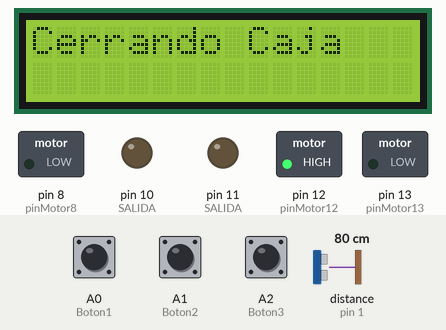
This sketch was run on a simulated Arduino Uno, built with avr-gcc and run on an emulated ATmega328P. Parts: 16×2 character LCD, switched loads named in the sketch (green lamp = pin HIGH), output pins drawn as LEDs (lit = HIGH). Wiring (inferred from the names in the program): ultrasonic range finder: trigger pin 0; echo pin 1. The inputs (shaded band) are chosen by the test bench; at power-on: A1 (Boton2) HIGH, A0 (Boton1) LOW, A2 (Boton3) HIGH, distance to the obstacle (sensor on pin 1) 80 cm. The echo pulse lasts 58.3 µs per cm; pins used as bus, display or sensor lines are not drawn.

Above: at 1.2 s.
1.3 s: A1 (Boton2) pulled LOW for 1.45 s
At 4.3 s:
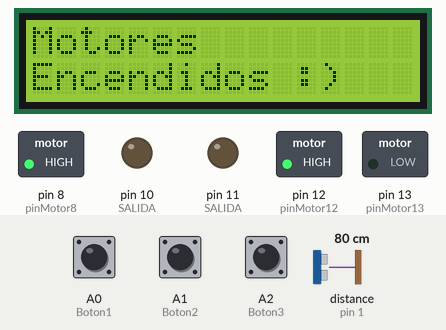
9.5 s: A0 (Boton1) pulled HIGH for 1.45 s
At 11.8 s:
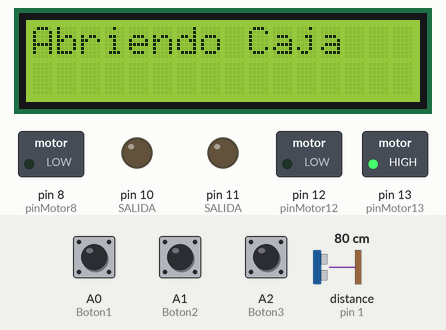
13.6 s: A2 (Boton3) pulled LOW for 1.45 s
At 15.4 s:
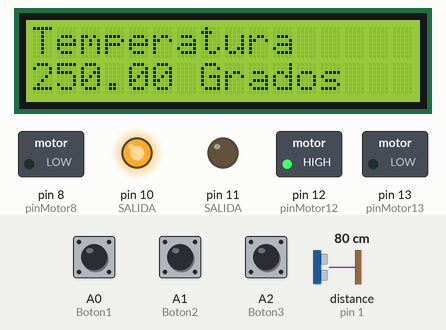
19.6 s: A0 (Boton1) pulled HIGH for 3.2 s
At 23.9 s:
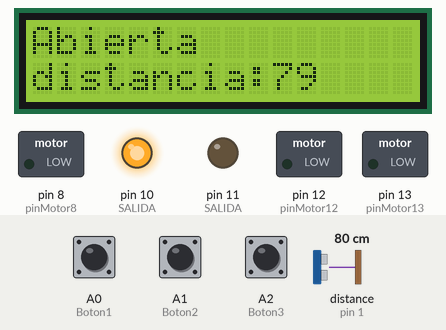
24.6 s: A1 (Boton2) pulled LOW for 1.45 s
At 27.9 s:
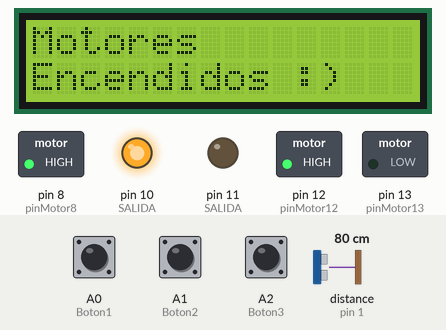
33.3 s: distance to the obstacle (sensor on pin 1) set to 2 cm
At 34.3 s:
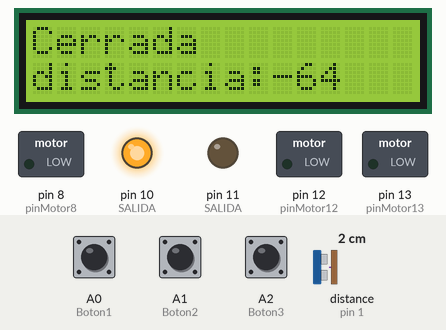
Timing chart, 0 to 36.2 s (numbered marks = the images above; inputs shaded):
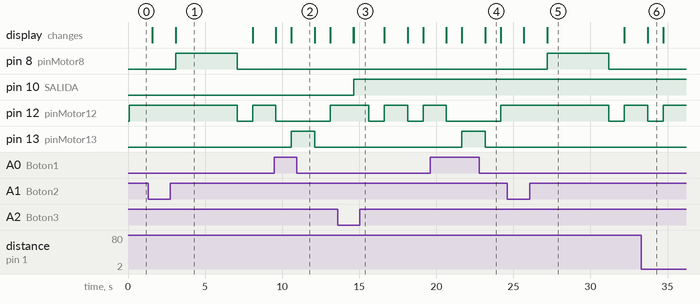

The sketch:

Principal.ino
```cpp
/*
Diseñador: Cristian Rendon Rodriguez
Codigo: 1001506044
Archivo: C:\Users\CRISTIAN\Desktop\Carpetas\Universidad\Semestre 8\Electronica Digital\Proyecto Pif
Fecha inicio: 12/02/2022
Fecha fin: 19/02/2022
Version: 1.0
Descripcion: Coger el módulo de arduino 1, 1 sensor temperatura, 3 motores DC, 3 teclado, un display de 2x16, y 1 sensor de ultrasonido'
*/


#include <LiquidCrystal.h>//incluimos la libreria del display

LiquidCrystal lcd(2,3,4,5,6,7);//conexiones(rs,enable,d4,d5,d6,d7)

int Boton1 = A0;
int Boton2 = A1;
int Boton3 = A2;
int pinMotor13 = 13;
int pinMotor12 = 12;
int pinMotor8 = 8;
long Duracion;
long Distancia;
int echo = 1;
int trigger = 0;
int val;
void setup() {

 /* lcd.setCursor(0,0);//colocamos el cursor en la columna 0 fila 0
  lcd.print("Hola a todos");//imprimimos texto
  lcd.setCursor(0,1);//colocamos el cursor en la columna 0 fila 1
  lcd.print("Que esten Bien :)");//imprimimos texto
  */
  lcd.begin(16,2);//iniciamos la interfa
  lcd.clear();//Limíaños la pantalla
  pinMode(Boton1,INPUT); //ENTRADA
  pinMode(Boton2,INPUT); //ENTRADA
  pinMode(Boton3,INPUT); //ENTRADA
  pinMode(pinMotor13,OUTPUT); //SALIDA
  pinMode(pinMotor12,OUTPUT); //SALIDA
  pinMode(pinMotor8,OUTPUT); //SALIDA
  pinMode(trigger,OUTPUT);//SALIDA
  pinMode(echo,INPUT);//ENTRADA
  pinMode(A3,INPUT);//ENTRADA
  pinMode(11,OUTPUT);//SALIDA
  pinMode(10,OUTPUT);//SALIDA

}

void loop() {
  lcd.clear();//Limíaños la pantalla
  digitalWrite(trigger,LOW);//para estabilizar el modulo ultrasonico
  delayMicroseconds(4);
  if(digitalRead(Boton1) == HIGH){ //abierto circuito
    FuncionBotton1(1);
  }else if(digitalRead(Boton1) == LOW){ //cerrado circuito
    FuncionBotton1(0);
    if(digitalRead(Boton2) == LOW){

      FuncionBotton2();
    }
  }
  if(digitalRead(Boton3) == LOW){ //cerrado circuito
      Temperatura();
  }


  digitalWrite(pinMotor13,LOW);
  digitalWrite(pinMotor12,LOW);
  digitalWrite(pinMotor8, LOW);
delay(1000);
}

void FuncionBotton1(int data){
  lcd.setCursor(0,0);//colocamos el cursor en la columna 0 fila 0
  //lcd.setCursor(0,1);//colocamos el cursor en la columna 0 fila 1
  if(data == 1)
  {
    lcd.print("Abriendo Caja");//imprimimos texto
    digitalWrite(pinMotor13, HIGH);//activo pin 13
    digitalWrite(pinMotor12,LOW);//desactivo pin 12
    delay(1500);
    lcd.clear();//Limíaños la pantalla
    lcd.print("Abierta");//imprimimos
    disparo(0);
  }
  else if(data == 0)
  {
    lcd.print("Cerrando Caja");//imprimimos texto
    digitalWrite(pinMotor13,LOW);//desactivo pin 13
    digitalWrite(pinMotor12,HIGH);//activo pin 12
    delay(1500);
    lcd.clear();//Limíaños la pantalla
    lcd.print("Cerrada");//imprimimos
    disparo(65);
  }
}

void disparo(int numero){
  lcd.setCursor(0,1);//colocamos el cursor en la columna 0 fila 1
  digitalWrite(trigger,LOW);//para estabilizar el modulo ultrasonico
  delayMicroseconds(4);
  digitalWrite(trigger,HIGH);//Disparo de un pulso en trigger de longitud 10
  delayMicroseconds(10);
  digitalWrite(trigger,LOW);
  Duracion = pulseIn(echo,HIGH);//Lectura de la duracion del pulso HIGH
  Distancia = Duracion/58.4;// calculo distancia (cm)
  lcd.print("distancia:");//imprimimos
  lcd.print(Distancia-numero);
}

void FuncionBotton2(){
   delay(1500);
   lcd.clear();
   lcd.setCursor(0,0);//colocamos el cursor en la columna 0 fila 1
   lcd.print("Motores");//imprimimos
   lcd.setCursor(0,1);//colocamos el cursor en la columna 0 fila 1
   lcd.print("Encendidos :)");//imprimimos
  digitalWrite(pinMotor8, HIGH);
  delay(4000);
}

void Temperatura(){
   val = analogRead(A3); //realiza la lectura del pin 9 sensor de temperatura
   float mv = (val/1024.0)*5000;
   float temp = mv/10; //obtenemos la temperatura
   lcd.clear();
   lcd.setCursor(0,0);//colocamos el cursor en la columna 0 fila 1
   lcd.print("Temperatura");//imprimimos
   //lcd.print(val);
   lcd.setCursor(0,1);//colocamos el cursor en la columna 0 fila 1
   lcd.print(temp);//imprimimos
   lcd.print(" Grados");//imprimimos
   if(temp >37.6){
    digitalWrite(11,LOW);
     digitalWrite(10,HIGH);
   }else if(temp < 37.6){
    digitalWrite(10,LOW);
     digitalWrite(11,HIGH);
   }

  delay(1000);
}
```

Measured:
- after the input at 1.3 s, pin 8 (pinMotor8): LOW → HIGH after 1.8 s, → LOW 4.0 s later
- after the input at 9.5 s, pin 13 (pinMotor13): LOW → HIGH after 1.1 s, → LOW 1.5 s later; the display: first differs from a run without the input after 1.1 s (image 2)
- after the input at 13.6 s, pin 10 (SALIDA): LOW → HIGH after 1.0 s; the display: first differs from a run without the input after 1.0 s (image 3)
- after the input at 19.6 s, pin 13 (pinMotor13): LOW → HIGH after 2.1 s, → LOW 1.5 s later; the display: first differs from a run without the input after 2.1 s (image 4 shows a later state)
- after the input at 24.6 s, pin 8 (pinMotor8): LOW → HIGH after 2.6 s, → LOW 4.0 s later
- what the display in image 1 shows lasts 5.0 s, from 3.1 s to 8.1 s
- what the display in image 4 shows lasts 1.0 s, from 23.2 s to 24.2 s
